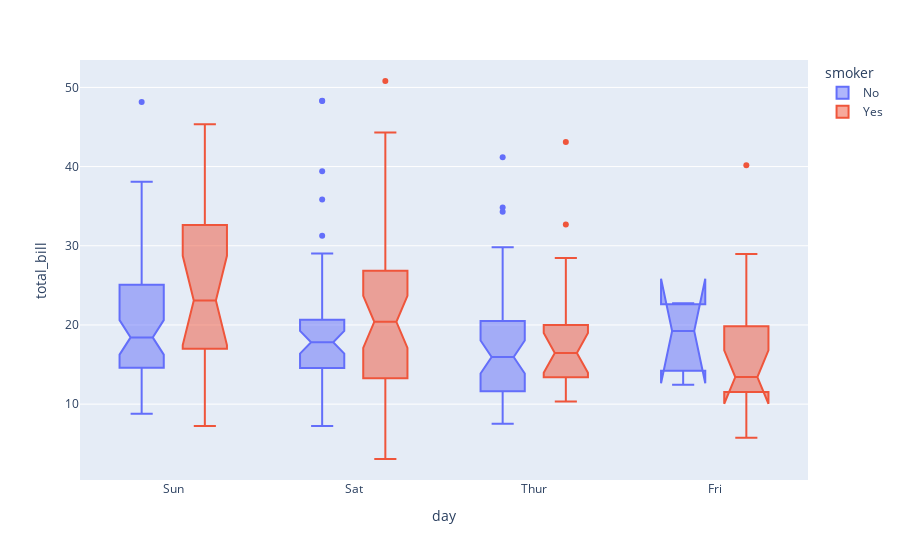

Notebook cell for this chart:
### Markdown cell above
### Box-Plots

### Code cell
import plotly.express as px
df = px.data.tips()
fig = px.box(df, x="day", y="total_bill", color="smoker", notched=True)
fig.show()

### Figure 1 — Plotly figure (JSON) as saved in the notebook; plotly's stock layout.template omitted (floating-point values rounded to 4 significant figures; data arrays with more than 128 entries replaced by an {"elided": "..."} marker saying what was removed)
{"data": [{"alignmentgroup": "True", "hovertemplate": "smoker=No<br>day=%{x}<br>total_bill=%{y}<extra></extra>", "legendgroup": "No", "marker": {"color": "#636efa"}, "name": "No", "notched": true, "offsetgroup": "No", "orientation": "v", "showlegend": true, "type": "box", "x": {"elided": "151 str values"}, "x0": " ", "xaxis": "x", "y": {"elided": "151 float values"}, "y0": " ", "yaxis": "y"}, {"alignmentgroup": "True", "hovertemplate": "smoker=Yes<br>day=%{x}<br>total_bill=%{y}<extra></extra>", "legendgroup": "Yes", "marker": {"color": "#EF553B"}, "name": "Yes", "notched": true, "offsetgroup": "Yes", "orientation": "v", "showlegend": true, "type": "box", "x": ["Sat", "Sat", "Sat", "Sat", "Sat", "Sat", "Sat", "Sat", "Sat", "Sat", "Sat", "Thur", "Thur", "Fri", "Fri", "Fri", "Fri", "Fri", "Fri", "Fri", "Fri", "Fri", "Sat", "Sat", "Sat", "Sat", "Sat", "Sat", "Thur", "Sun", "Sat", "Sat", "Sat", "Sat", "Sun", "Sun", "Sun", "Sun", "Sun", "Sun", "Sun", "Sun", "Sun", "Sun", "Sun", "Sun", "Sun", "Sun", "Sun", "Sun", "Sun", "Sun", "Thur", "Thur", "Thur", "Thur", "Thur", "Thur", "Thur", "Thur", "Thur", "Thur", "Thur", "Thur", "Thur", "Thur", "Sat", "Sat", "Sat", "Sat", "Sat", "Sat", "Sat", "Sat", "Sat", "Sat", "Sat", "Sat", "Sat", "Fri", "Fri", "Fri", "Fri", "Fri", "Fri", "Sat", "Sat", "Sat", "Sat", "Sat", "Sat", "Sat", "Sat"], "x0": " ", "xaxis": "x", "y": [38.01, 11.24, 20.29, 13.81, 11.02, 18.29, 3.07, 15.01, 26.86, 25.28, 17.92, 19.44, 32.68, 28.97, 5.75, 16.32, 40.17, 27.28, 12.03, 21.01, 11.35, 15.38, 44.3, 22.42, 15.36, 20.49, 25.21, 14.31, 16, 17.51, 10.59, 10.63, 50.81, 15.81, 7.25, 31.85, 16.82, 32.9, 17.89, 14.48, 9.6, 34.63, 34.65, 23.33, 45.35, 23.17, 40.55, 20.9, 30.46, 18.15, 23.1, 15.69, 19.81, 28.44, 15.48, 16.58, 10.34, 43.11, 13, 13.51, 18.71, 12.74, 13, 16.4, 20.53, 16.47, 26.59, 38.73, 24.27, 12.76, 30.06, 25.89, 13.27, 28.17, 12.9, 28.15, 11.59, 7.74, 30.14, 12.16, 13.42, 8.58, 13.42, 16.27, 10.09, 22.12, 24.01, 15.69, 15.53, 12.6, 32.83, 27.18, 22.67], "y0": " ", "yaxis": "y"}], "layout": {"boxmode": "group", "legend": {"title": {"text": "smoker"}, "tracegroupgap": 0}, "margin": {"t": 60}, "xaxis": {"anchor": "y", "domain": [0, 1], "title": {"text": "day"}}, "yaxis": {"anchor": "x", "domain": [0, 1], "title": {"text": "total_bill"}}}}
